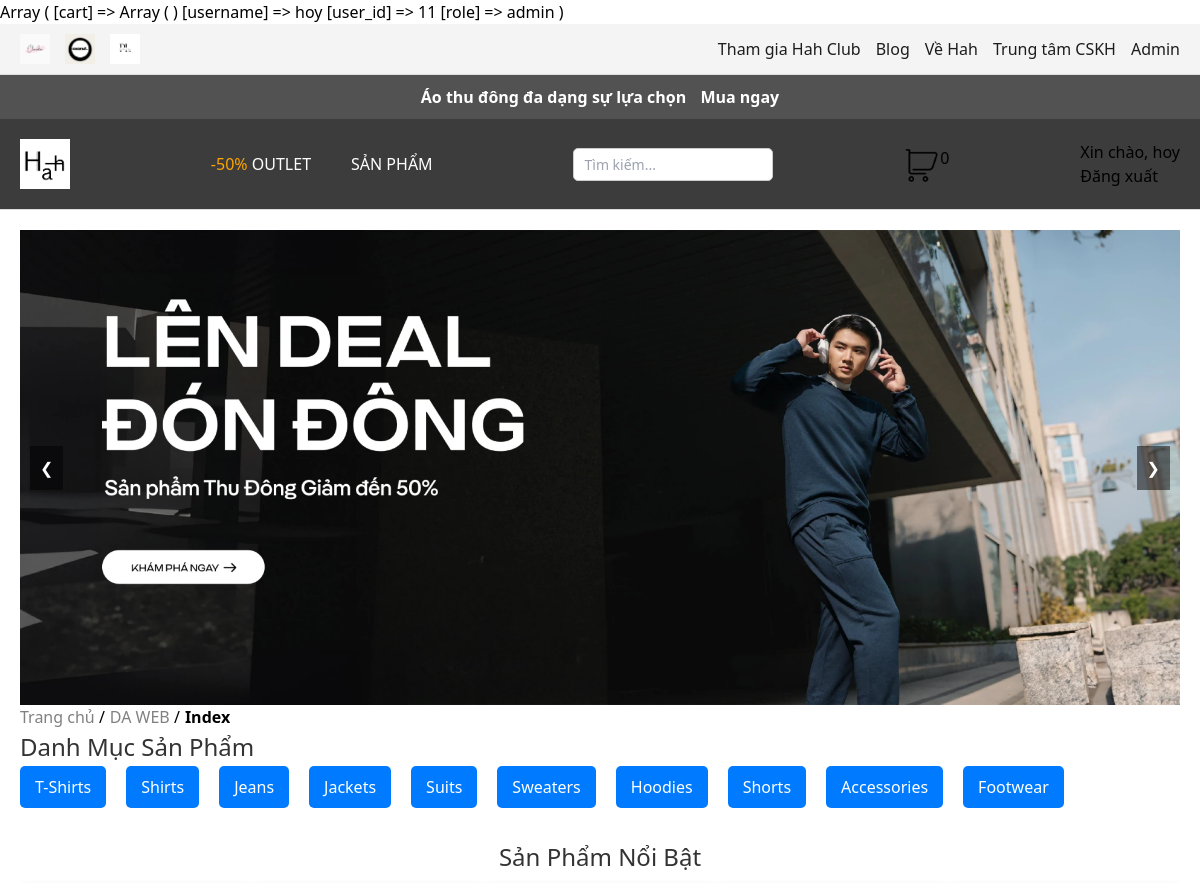
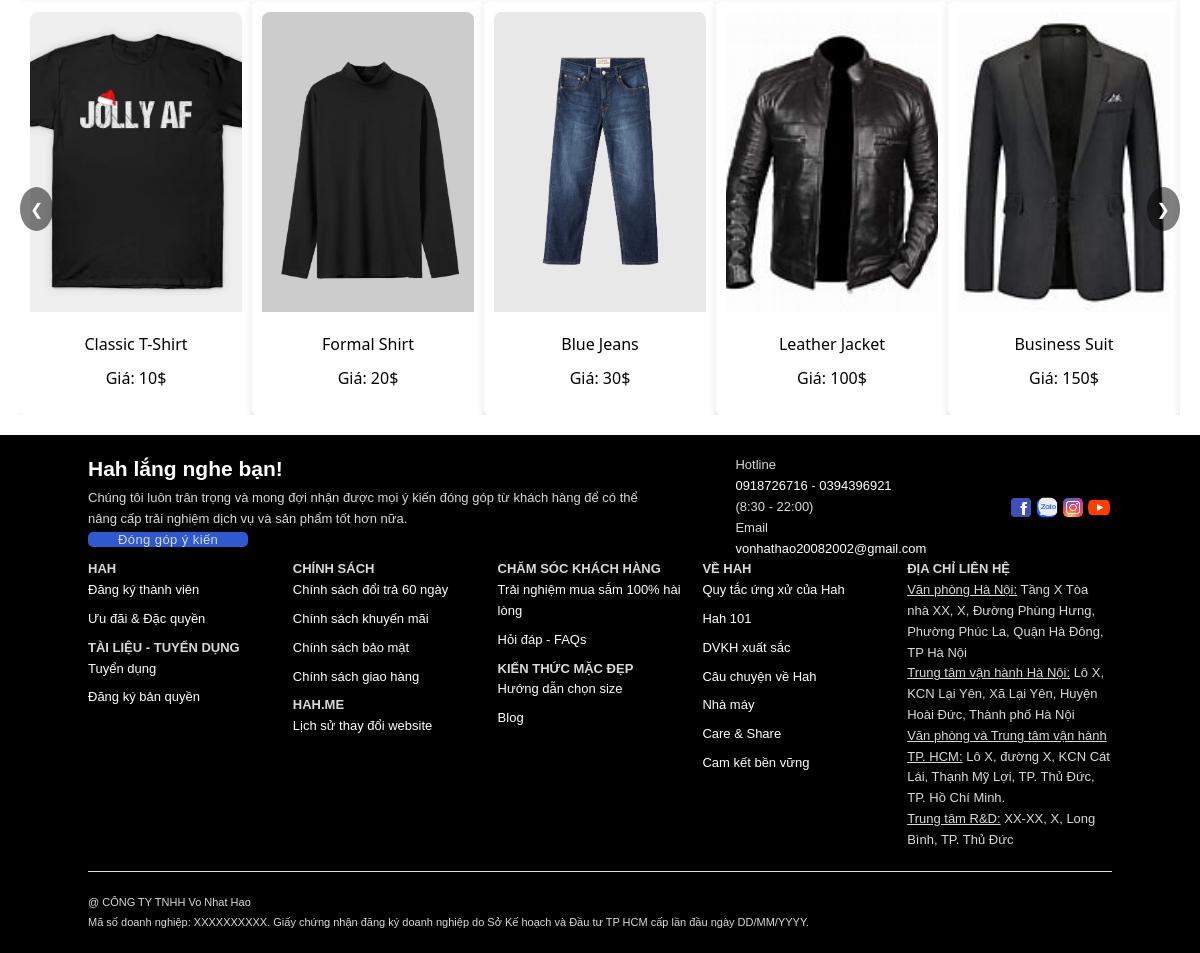
/index.php (signed in), run on the app's committed database (2 pictures, top to bottom).
### tables this page shows
CREATE TABLE IF NOT EXISTS `categories` (
  `category_id` int NOT NULL AUTO_INCREMENT,
  `category_name` varchar(50) DEFAULT NULL,
  `description` text,
  PRIMARY KEY (`category_id`)
);

CREATE TABLE IF NOT EXISTS `products` (
  `product_id` int NOT NULL AUTO_INCREMENT,
  `name` varchar(100) DEFAULT NULL,
  `description` text,
  `price` decimal(10,2) DEFAULT NULL,
  `category_id` int DEFAULT NULL,
  `status` varchar(20) DEFAULT NULL,
  `image_url` varchar(255) DEFAULT NULL,
  `created_at` timestamp NULL DEFAULT CURRENT_TIMESTAMP,
  `discount` decimal(10,2) DEFAULT '0.00',
  PRIMARY KEY (`product_id`),
  KEY `category_id` (`category_id`)
);

### classes/Db.class.php (called while the page is built, shortened)
<?php
class Db
{
    private $dbh = null;
    public function __construct()
    {
        $driver = "mysql:host=" . HOST . "; dbname=" . DB_NAME;
        try {
            $this->dbh = new PDO($driver, DB_USER, DB_PASS);
            $this->dbh->exec("set names utf8");
        } catch (PDOException $e) {
            echo "Err:" . $e->getMessage();
            exit();
        }
    }
    public function query($sql, $arr = array(), $mode = PDO::FETCH_ASSOC)
    {
        $stm = $this->dbh->prepare($sql);
        if (!$stm->execute($arr)) {
            echo "Sql Error!";
            exit;
        }
        return $stm->fetchAll($mode);
    }
    public function select($sql, $arr = array(), $mode = PDO::FETCH_ASSOC)
    {
        return $this->query($sql, $arr, $mode);
    }
}

### classes/Category.class.php (called while the page is built, shortened)
<?php
class Category extends Db{
    private $db;
    public function __construct($db) {
        $this->db = $db;
    }
    public function getAllCategories() {
        $sql = "SELECT * FROM categories";
        return $this->db->select($sql);
    }
}
?>

### classes/Product.class.php (called while the page is built, shortened)
<?php
class Product extends Db
{
    private $db;
    public function __construct($db)
    {
        $this->db = $db;
    }
    public function getAllProducts()
    {
        $query = "SELECT * FROM products";
        return $this->db->select($query);
    }
}

### index.php (the view, shortened to what this page needs)
<?php
require_once 'classes/Db.class.php';
require_once 'classes/Product.class.php';
require_once 'classes/Category.class.php';
require_once 'includes/breadcrumb.php';
$db = new Db();
$product = new Product($db);
$category = new Category($db);
$featuredProducts = $product->getAllProducts();
$categories = $category->getAllCategories();
?>
<!DOCTYPE html>
<html lang="en">
<head>
</head>
<body>
    <?php
    include "includes/header.php";
    ?>
    <main class="main-content">
        <div class="promotion-slider">
            <div class="slider">
                <div class="slide active"><img src="assets/images/Hero_Banner.jpg" alt="Khuyến mãi mùa thu"></div>
            </div>
            <button class="prev-banner" onclick="prevSlide()">&#10094;</button>
            <button class="next-banner" onclick="nextSlide()">&#10095;</button>
        </div>
        <section class="categories">
            <h2>Danh Mục Sản Phẩm</h2>
            <ul class="category-list">
                <?php foreach ($categories as $cat) { ?>
                    <li><a href="category.php?id=<?php echo $cat['category_id']; ?>"><?php echo htmlspecialchars($cat['category_name']); ?></a></li>
                <?php } ?>
            </ul>
        </section>
        <section class="featured-products">
            <h2>Sản Phẩm Nổi Bật</h2>
            <div class="slider-container">
                <button class="prev" onclick="prevSlide()">&#10094;</button>
                <div class="products-container">
                    <?php foreach ($featuredProducts as $productItem):
                    ?>
                        <div class="product-card">
                            <div class="product-card-inner">
                                <div class="product-image">
                                    <img src="assets/images/products/<?php echo htmlspecialchars($productItem['image_url']); ?>"
                                        alt="<?php echo htmlspecialchars($productItem['name']); ?>">
                                </div>
                                <div class="product-info">
                                    <h3><?php echo htmlspecialchars($productItem['name']); ?></h3>
                                    <p>Giá: <?php echo number_format($productItem['price'], 0, ',', '.'); ?>$</p>
                                </div>
                            </div>
                        </div>
                    <?php endforeach; ?>
                </div>
                <button class="next" onclick="nextSlide()">&#10095;</button>
        </section>
    </main>
    <?php
    include "includes/footer.php";
    ?>
</body>
</html>

### assets/css/style.css (style rules this page uses)
:root { --primary-color: #007bff; --background-color: #f4f4f4; --background-color-pri: #3c3c3c; --text-color: #1d1d1d; --link-color: #007bff; --hover-color: #0056b3; --error-color: red; }
body { font-family: "NotoSerif", Arial, sans-serif; }
.main-content { padding: 20px; }
.promotion-slider { position: relative; width: 100%; overflow: hidden; }
.slider { display: flex; transition: transform 0.5s ease-in-out; }
.slide { min-width: 100%; transition: opacity 0.5s ease; }
.slide img { width: 100%; display: block; }
button.prev-banner, button.next-banner { position: absolute; top: 50%; transform: translateY(-50%); background-color: rgba(0, 0, 0, 0.5); color: white; border: none; padding: 10px; cursor: pointer; z-index: 10; }
button.prev-banner { left: 10px; }
button.next-banner { right: 10px; }
.categories { margin-bottom: 40px; }
.categories h2 { margin-bottom: 10px; font-size: 24px; color: #333; }
.category-list { list-style: none; display: flex; gap: 20px; flex-wrap: wrap; }
.category-list li a { text-decoration: none; padding: 10px 15px; background-color: #007bff; color: white; border-radius: 5px; }
.featured-products { position: relative; width: 100%; overflow: hidden; }
.featured-products h2 { margin-bottom: 10px; font-size: 24px; color: #333; text-align: center; }
.slider-container { position: relative; display: flex; align-items: center; }
.products-container { display: flex; gap: 20px20px; transition: transform 0.5s ease-in-out; width: 100%; }
.product-card { position:relative; overflow:hidden; min-width: 20%; box-sizing: border-box; border-radius: 5px; padding: 10px; transition: transform 0.3s; text-align: center; background-color: #fff; box-shadow: 0 2px 10px rgba(0, 0, 0, 0.1); }
.product-image { position:relative; overflow: hidden; border-top-left-radius: 8px; border-top-right-radius: 8px; transition: transform 0.3s ease; }
.product-image img { width: 100%; height: 200px; object-fit: cover; }
.product-card img { width: 100%; height: 300px; object-fit: cover; }
.product-info { padding: 10px; text-align: center; }
button.prev, button.next { background-color: rgba(0, 0, 0, 0.5); color: white; border: none; cursor: pointer; padding: 10px; position: absolute; top: 50%; transform: translateY(-50%); z-index: 10; border-radius: 50%; }
.product-card h3 { font-size: 16px; margin: 10px 0; }
.product-card p { margin: 5px 0; }
button.prev { left: 0; }
button.next { right: 0; }

### data on the page
categories: category_name "T-Shirts"
categories: category_name "Shirts"
categories: category_name "Jeans"
categories: category_name "Jackets"
categories: category_name "Suits"
categories: category_name "Sweaters"
categories: category_name "Hoodies"
categories: category_name "Shorts"
categories: category_name "Accessories"
categories: category_name "Footwear"
products: image_url (picture), name "Classic T-Shirt"
products: image_url (picture), name "Formal Shirt"
products: image_url (picture), name "Blue Jeans"
products: image_url (picture), name "Leather Jacket"
products: image_url (picture), name "Business Suit"

### other printed values
$totalQuantity "0"
$_SESSION['username'] "hoy"
$breadcrumb['label'] "Trang chủ"
$breadcrumb['label'] "DA WEB"
$breadcrumb['label'] "Index"
